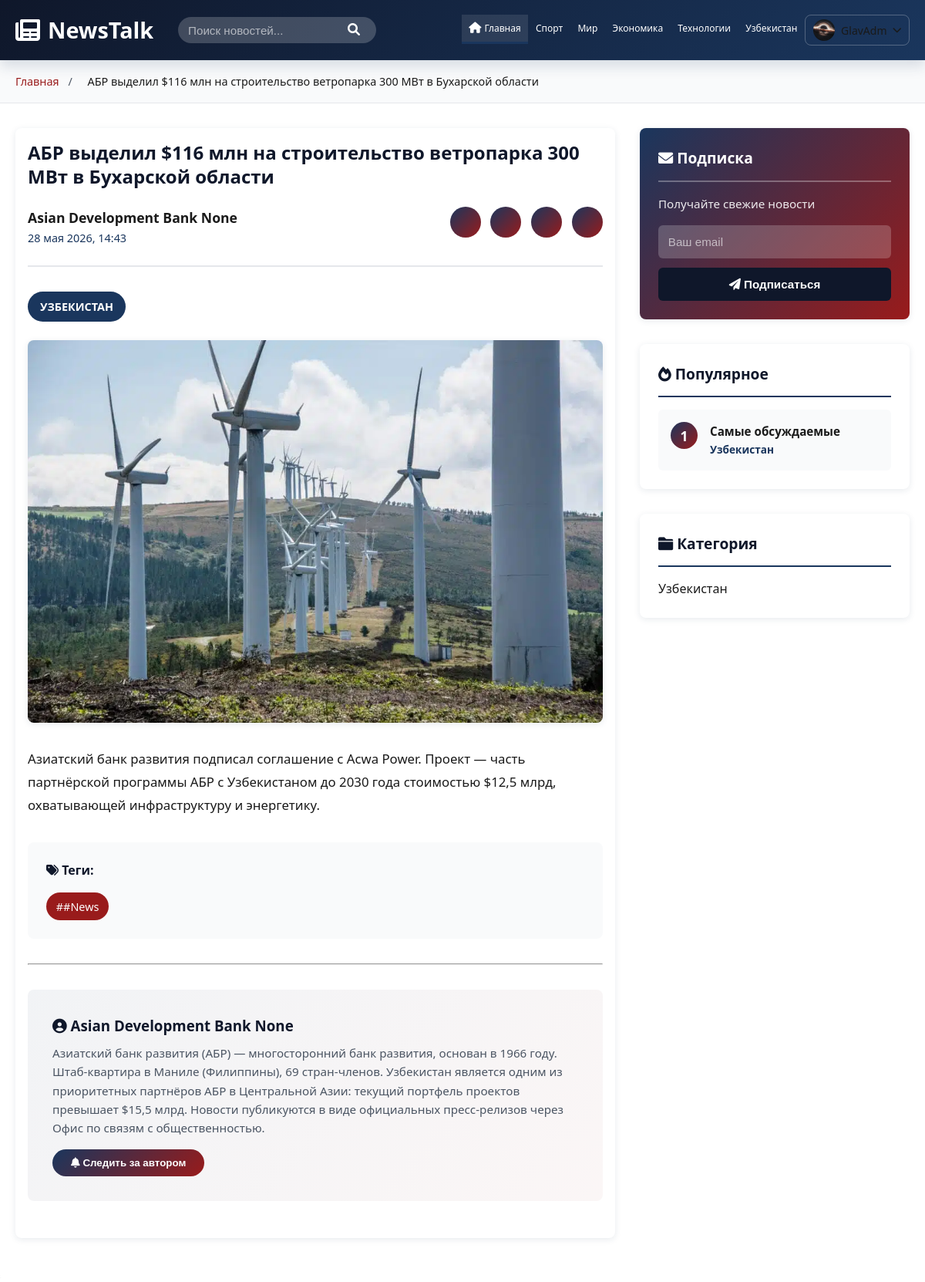
Screenshot of /product/abr-vydelil-116-mln-na-stroitelstvo-vetroparka-300-mvt-v-bukharskoi-oblasti/ (signed in) with the database file from the repository.
### news_app/models.py (models this page shows, shortened)
class Category(models.Model):
    name = models.CharField(max_length=100)

class User_Profile(models.Model):
    user = models.OneToOneField('auth.User', on_delete=models.CASCADE)
    profile_image = models.ImageField(null=True, blank=True)
    phone = models.CharField(max_length=20, null=True, blank=True)
    bio = models.TextField(null=True, blank=True)

class News(models.Model):
    title = models.CharField(max_length=200, verbose_name='Title')
    content = models.TextField()
    image = models.ImageField(null=True, blank=True)
    author = models.ForeignKey(Author, on_delete=models.SET_NULL, null=True)
    category = models.ForeignKey(Category, on_delete=models.CASCADE)
    tags = models.ManyToManyField(Tags)
    created_at = models.DateTimeField(default=timezone.now)
    is_published = models.BooleanField(default=True, verbose_name='Published')
    slug = models.SlugField(max_length=200, unique=True, blank=True, default='')
    class Meta:
        verbose_name = 'Новость'
        verbose_name_plural = 'Новости'
        permissions = [
            ('publish_news', 'Может публиковать новости'),
        ]

class Author(models.Model):
    name = models.CharField(max_length=100)
    surname = models.CharField(max_length=100,null=True, blank=True)
    bio = models.TextField()
    image = models.ImageField(null=True, blank=True)

class Tags(models.Model):
    tag = models.CharField(max_length=100, null=True, blank=True)

### news_app/views.py (the view)
# urls.py: path('product/<slug:slug>/', views.product_detail, name='product_detail'),
def product_detail(request, slug):
    news = get_object_or_404(News, slug=slug)
    categories = Category.objects.all()
    return render(request, 'product_detail.html', {'news': news, 'categories': categories})

### templates/product_detail.html (shortened to what this page needs)
{% extends "base.html" %}
{% load static %}
{% block content %}
    <div class="breadcrumb">
        <div class="container">
            <a href="/">Главная</a>
            <span>/</span>
            <span class="current">{{ news.title }}</span>
        </div>
    </div>
    <div class="container">
        <div class="article-container">
            <article class="article-detail">
                <h1 class="article-title">{{ news.title }}</h1>
                <div class="article-header">
                    <div class="author-info">
                        <div>
                            <p class="author-name-detail"> {{ news.author.name }} {{ news.author.surname }}</p>
                            <p class="article-date"> {{ news.created_at|date:"d E Y, H:i" }}</p>
                        </div>
                    </div>
                    <div class="share-buttons">
                        <a href="#" class="share-btn" title="Facebook"></a>
                        <a href="#" class="share-btn" title="Twitter"></a>
                        <a href="#" class="share-btn" title="WhatsApp"></a>
                        <button class="share-btn copy-link" title="Скопировать ссылку"></button>
                    </div>
                </div>
                <div class="article-category">
                    <span class="badge">{{ news.category.name }}</span>
                </div>
                <div class="article-image">
                    {% if news.image %}
                    <img src="{{ news.image.url }}" alt="{{ news.title }}">
                    {% else %}
                    <img src="{% static 'media/images.jfif' %}" alt="{{ news.title }}">
                    {% endif %}
                </div>
                <div class="article-content">
                    <p>{{ news.content }}</p>
                </div>
                {% if news.tags.all %}
                <div class="article-tags">
                    <h4><i class="fas fa-tags"></i> Теги:</h4>
                    <div class="tags-list">
                        {% for tag in news.tags.all %}
                        <a href="#" class="tag">#{{ tag.tag }}</a>
                        {% endfor %}
                    </div>
                </div>
                {% endif %}
                <hr>
                <div class="author-section">
                    <div class="author-box">
                        <div class="author-details">
                            <h3><i class="fas fa-user-circle"></i> {{ news.author.name }} {{ news.author.surname }}</h3>
                            <p>{{ news.author.bio }}</p>
                            <button class="follow-btn"><i class="fas fa-bell"></i> Следить за автором</button>
                        </div>
                    </div>
                </div>
            </article>
            <aside class="sidebar">
                <div class="sidebar-widget newsletter-widget">
                    <h3 class="widget-title"><i class="fas fa-envelope"></i> Подписка</h3>
                    <p>Получайте свежие новости</p>
                    <form class="newsletter-form">
                        <input type="email" placeholder="Ваш email" required>
                        <button type="submit"><i class="fas fa-paper-plane"></i> Подписаться</button>
                    </form>
                </div>
                <div class="sidebar-widget">
                    <h3 class="widget-title"><i class="fas fa-fire"></i> Популярное</h3>
                    <div class="popular-items">
                        <div class="popular-item">
                            <span class="badge-number">1</span>
                            <div>
                                <h4>Самые обсуждаемые</h4>
                                <p class="popular-category">{{ news.category.name }}</p>
                            </div>
                        </div>
                    </div>
                </div>
                <div class="sidebar-widget">
                    <h3 class="widget-title"><i class="fas fa-folder"></i> Категория</h3>
                    <div class="category-info">
                        <p>{{ news.category.name }}</p>
                    </div>
                </div>
            </aside>
        </div>
    </div>
{% endblock %}

### templates/base.html (shortened to what this page needs)
{% load static %}
<!DOCTYPE html>
<html lang="ru">
<head>
    <link rel="stylesheet" href="{% static 'css/main.css' %}">
    <link rel="stylesheet" href="{% static 'css/profile.css' %}">
    <link rel="stylesheet" href="https://cdnjs.cloudflare.com/ajax/libs/font-awesome/6.0.0/css/all.min.css">
</head>
<body>
    <nav class="navbar">
        <div class="navbar-container">
            <div class="navbar-logo">
                <i class="fas fa-newspaper"></i>
                <span>NewsTalk</span>
            </div>
            <div class="nav-search">
                <input type="text" placeholder="Поиск новостей...">
                <button><i class="fas fa-search"></i></button>
            </div>
            <ul class="nav-menu" id="navMenu">
                <li><a href="/" class="nav-link active"><i class="fas fa-home"></i> Главная</a></li>
                {% for category in categories %}
                <li><a href="{% url 'category_news' category.id %}" class="nav-link {% if selected_category.id == category.id %}active{% endif %}">{{ category.name }}</a></li>
                {% endfor %}
                {% if user.is_authenticated %}
                    <li class="profile-dropdown-wrapper">
                        <button class="profile-btn" id="profileBtn" aria-haspopup="true" aria-expanded="false">
                            {% with profile=request.user.user_profile %}
                                {% if profile.profile_image %}
                                    <img src="{{ profile.profile_image.url }}" class="profile-avatar-img" alt="Аватар">
                                {% else %}
                                    <div class="profile-avatar-initials">
                                        {{ request.user.username|slice:":2"|upper }}
                                    </div>
                                {% endif %}
                            {% endwith %}
                            <span>{{ request.user.username }}</span>
                            <i class="fas fa-chevron-down profile-chevron" id="profileChevron"></i>
                        </button>
                    </li>
                {% else %}
                    <li><a href="{% url 'login' %}" class="nav-link"><i class="fas fa-sign-in-alt"></i> Войти</a></li>
                    <li><a href="{% url 'register' %}" class="nav-link"><i class="fas fa-user-plus"></i> Регистрация</a></li>
                {% endif %}
            </ul>
        </div>
    </nav>
    {% block content %}{% endblock %}
</body>
</html>

### static/css/profile.css (style rules this page uses)
.profile-dropdown-wrapper { position: relative; list-style: none; }
.profile-btn { display: flex; align-items: center; gap: 8px; background: none; border: 1px solid rgba(255,255,255,0.25); border-radius: 8px; padding: 5px 10px; cursor: pointer; color: inherit; font-family: inherit; font-size: 14px; transition: background 0.15s; }
.profile-avatar-img { width: 28px; height: 28px; border-radius: 50%; object-fit: cover; }
.profile-chevron { font-size: 12px; transition: transform 0.2s; }

### rows the page displays
Category: name "Спорт"
Category: name "Мир"
Category: name "Экономика"
Category: name "Технологии"
Category: name "Узбекистан"
User_Profile: profile_image (picture)
News: title "АБР выделил $116 млн на строительство ветропарка 300 МВт в Бухарской области", author.name "Asian Development Bank", author.surname "None", created_at "28 мая 2026, 14:43", category.name "УЗБЕКИСТАН", image (picture), content "Азиатский банк развития подписал соглашение с Acwa Power. Проект — часть партнёрской программы АБР с Узбекистаном до 2030 года стоимостью $12,5 млрд, охватывающей инфраструктуру и энергетику.", author.bio "Азиатский банк развития (АБР) — многосторонний банк развития, основан в 1966 году. Штаб-квартира в Маниле (Филиппины), 69 стран-членов. Узбекистан является одним из приоритетных партнёров АБР в Центральной Азии: текущий портфель проектов превышает $15,5 млрд. Новости публикуются в виде официальных пресс-релизов через Офис по связям с общественностью.", category.name "Узбекистан"
Tags: tag "#News"

### other values shown
{{ request.user.username }} "GlavAdm"
